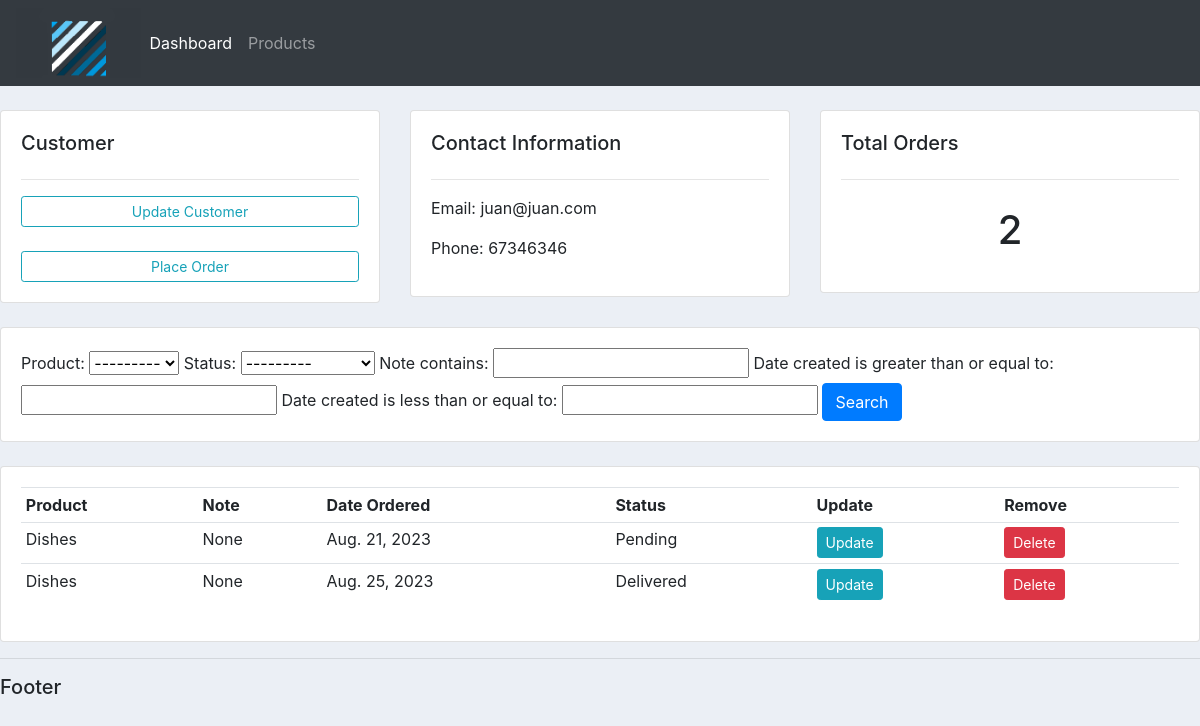
The app's page /customer/2, older data.
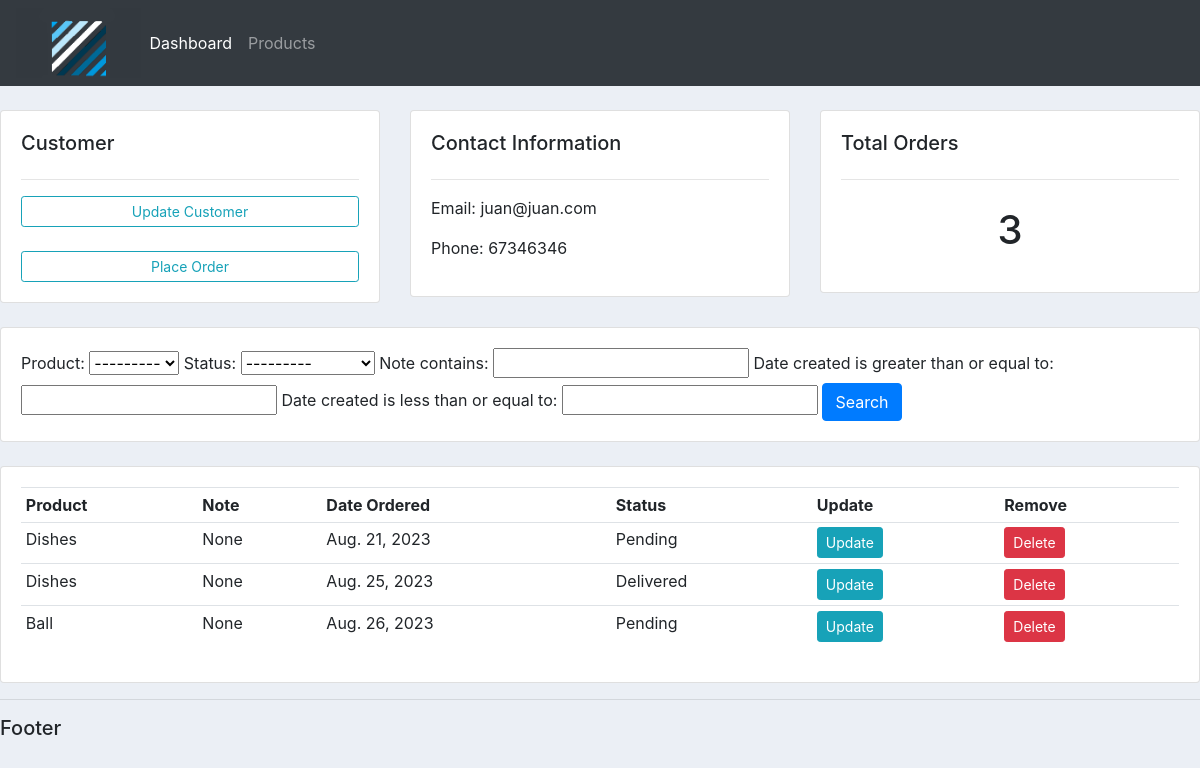
The same page, newer data.
### accounts/models.py (models this page shows, shortened)
class Order (models.Model):
    STATUS = (
        ('Pending', 'Pending'),
        ('Out of delivery', 'Out of delivery'),
        ('Delivered', 'Delivered'),
    )
    customer = models.ForeignKey(Customer, null=True, on_delete=models.SET_NULL)
    product =  models.ForeignKey(Product, null=True, on_delete=models.SET_NULL)
    date_created = models.DateField (auto_now_add=True,null=True)
    status = models.CharField (max_length=200,null=True, choices=STATUS) #CADA VEZ QUE CREO UNA ORDEN TIENE UN MENÚ DESPLEGABLE CON LAS OPCIONES STATUS
    note = models.CharField (max_length=200,null=True)

class Product(models.Model):
    CATEGORY = (
        ('Indoor', 'Indoor'),
        ('Out Door', 'Out Door'),
    )
    name = models.CharField (max_length=200,null=True)
    price = models.FloatField(null=True)
    category = models.CharField (max_length=200,null=True, choices = CATEGORY)
    description = models.CharField (max_length=200,null=True, blank=True)
    date_created = models.DateField (auto_now_add=True,null=True)
    tags = models.ManyToManyField(Tag)
    def __str__(self):
        return self.name

### accounts/views.py (the view)
# urls.py: path('customer/<str:pk>', views.customer, name = "customer"),
def customer (request, pk):
    customer = Customer.objects.get(id=pk)
    orders = customer.order_set.all()
    order_count = orders.count()
    myFilter = OrderFilter(request.GET, queryset=orders)
    orders = myFilter.qs
    context = {'customer': customer, 'orders': orders, 'order_count': order_count, 'myFilter': myFilter}
    return render (request, 'accounts/customer.html', context)

### accounts/templates/accounts/customer.html
{% extends 'accounts/main.html' %}
{% block content %}
<br>
<div class ="row">
    <div class="col-md">
        <div class="card card-body">
            <h5>Customer</h5>
            <hr>
            <a class="btn btn-outline-info btn-sm btn block" href="">Update Customer</a>
            <br>
            <a class="btn btn-outline-info btn-sm btn block" href="{%url 'create_order' customer.id%}">Place Order </a>
        </div>
    </div>
    <div class="col-md">
        <div class="card card-body">
            <h5> Contact Information</h5>
            <hr>
            <p>Email: {{customer.email}}</p>
            <p>Phone: {{customer.phone}}</p>
        </div>
    </div>
    <div class="col-md">
        <div class="card card-body">
            <h5>Total Orders</h5>
            <hr>
            <h1 style="text-align: center; padding: 10px">{{order_count}}</h1>
        </div>
    </div>
</div>
<br>
<div class ="row">
    <div class="col">
        <div class="card card-body">
            <form method="get">
                {{myFilter.form}}
            <button class="btn btn-primary" type="submit">Search</button>
            </form>
        </div>
    </div>
</div>
<br>
<div class ="row">
    <div class="col-md">
        <div class="card card-body">
            <table class="table table-sm">
                <tr>
                    <th>Product</th>
                    <th>Note</th>
                    <th>Date Ordered</th>
                    <th>Status</th>
                    <th>Update</th>
                    <th>Remove</th>
                </tr>
                {%for order in orders%}
            <tr>
                <td>{{order.product}}</td>
                <td>{{order.note}}</td>
                <td>{{order.date_created}}</td>
                <td>{{order.status}}</td>
                <td><a class="btn btn-sm btn-info" href="{%url 'update_order' order.id%}"> Update</a></td>
                    <td><a class="btn btn-sm btn-danger" href="{%url 'delete_order' order.id%}"> Delete</a></td>
            </tr>
                {%endfor%}
            </table>
        </div>
    </div>
</div>
            {% endblock %}

Row changes from the older to the newer data that the page shows:
added Order: product "Ball", note "None", date_created "Aug. 26, 2023", status "Pending"
Text that changed along with them:
{{ order_count }}: "2" → "3"
